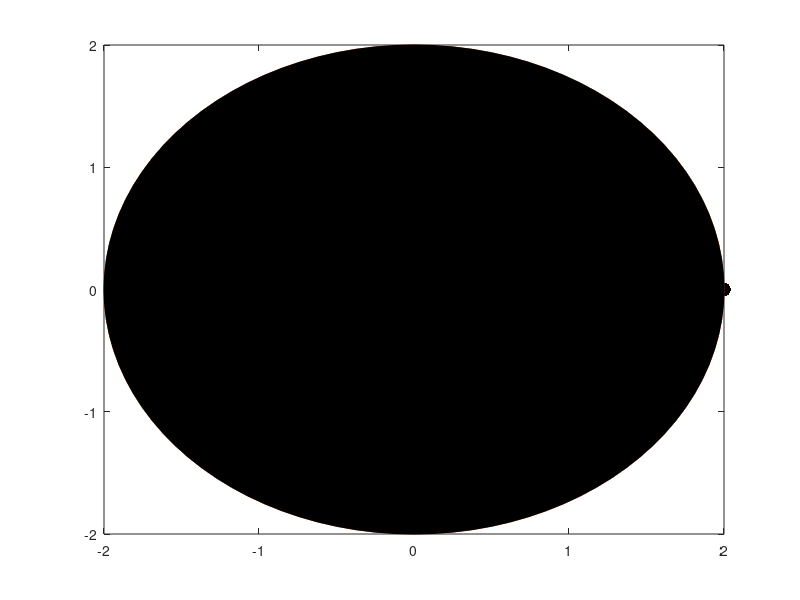

This figure's MATLAB source: (Note: this script raises an error after producing the figure.)
% Program for Inverse Kinematics on a 2 DOF Robotic Manipulator

% Input Start 

% Link Lengths
L1 = 1;
L2 = 1;

% Final End Effector Position
Final_x = 1;
Final_y = 0.5;

% Input End

% Desired End Effector Position Beyond Workspace Start

% Maximum Extened Arm Length
Arm_Radius = L1 + L2;

% Arm Length Differnece 
Arm_Diff = abs(L1 - L2);

% End Effector Distance from Origin
D = sqrt((Final_y*Final_y) + (Final_x*Final_x));

% Outer Workspace Boundary
if (D > Arm_Radius)
    Final_x = (Arm_Radius)*(Final_x)/(D);
    Final_y = (Arm_Radius)*(Final_y)/(D);
end

% Inner Workspace Boundary
if(D < Arm_Diff)
    Final_x = (Arm_Diff)*(Final_x)/(D);
    Final_y = (Arm_Diff)*(Final_y)/(D);
end

% Desired End Effector Position Beyond Workspace End

% Plotting the Workspace Start

Theta_Circle = 0:pi/50:2*pi;

% Plotting the Outer Workspace Boundaries
X_outer_WS = (Arm_Radius*cos(Theta_Circle));
Y_outer_WS = (Arm_Radius*sin(Theta_Circle));

% Plotting the Inner Workspace Boundaries
X_inner_WS = (Arm_Diff*cos(Theta_Circle));
Y_inner_WS = (Arm_Diff*sin(Theta_Circle));

% Plotting the Workspace End

% Inverse Kinematics Calculation Start

% End Effector State (R, Theta)
R = sqrt((Final_y*Final_y) + (Final_x*Final_x));
Theta = atan(Final_y/(Final_x + 0.000001));
% 0.000001 is added to avoid Undefined Cartesian Points

% Intermediate Angles
Beta = acos(((L1*L1) + (L2*L2) - (R*R))/(2*L1*L2));
Alpha = acos(((L1*L1) + (R*R) - (L2*L2))/(2*L1*R));

% 2nd Quadrant End Effector Position
if (Final_x < 0)

    Theta = Theta + pi;
    Beta = (-1)*Beta;
    Alpha = (-1)*Alpha;

end

% Final Joint Angles in Radians

% Elbow UP Configuration
Final_Angle_1 = (Theta + Alpha);
Final_Angle_2 = (Beta - pi);

% Elbow DOWN Configuration
% Final_Angle_1 = (Theta - Alpha);
% Final_Angle_2 = pi - Beta;

% Final Joint Angles in Degrees
Final_Angle_1 = Final_Angle_1*(180/pi);
Final_Angle_2 = Final_Angle_2*(180/pi);

% Inverse Kinematics Calculation End

% Angle with the Horizontal (Degrees)
A1 = linspace(0, (Final_Angle_1), 30);
A2 = linspace(0, (Final_Angle_2), 30);

% Forward Kinematics:

% Counter and Loop Initialization
counter = 1;

% Arrays that will stor End Effector Positions
X_Arr = [];
Y_Arr = [];

for i = 1 : length(A1)

    Theta_1 = A1(i);
    Theta_2 = A2(i);
    
    % Coordinates:

    % Initial points of Link 1
    X0 = 0;
    Y0 = 0;

    % Final points of Link 1 
    X1 = L1*cosd(Theta_1);
    Y1 = L1*sind(Theta_1);
    
    % Final points of Link 2
    X2 = X1 + L2*cosd(Theta_1 + Theta_2);
    Y2 = Y1 + L2*sind(Theta_1 + Theta_2);
    
    % Storing End Effector POsitions to Plot Trajectory
    X_Arr(i) = X2;
    Y_Arr(i) = Y2;

    % Storing Initial End Effector Coordinates for Plotting Trajectory
    if (counter == 1)
        
        Eef_X_init = X2;
        Eef_Y_init = Y2;

    end

    % Assigning the Parameters
    txt1 = ['T1 = ', num2str(Theta_1), ' Deg'];
    txt2 = ['T2 = ', num2str(Theta_2), ' Deg'];
    txtend = ['X2 = ', num2str(X2), ', ', 'Y2 = ', num2str(Y2)];

    % Plot
    plot([X0 X1], [Y0 Y1], 'k', [X1 X2], [Y1 Y2], 'k','linewidth', 3)

    hold on

    plot(X0, Y0, '.k', 'MarkerSize', 30)
    plot(X1, Y1, '.k', 'MarkerSize', 30)
    plot(X2, Y2, '.k', 'MarkerSize', 30)
    
    % Plots Trajectory
    plot(X_Arr, Y_Arr, '.k', 'MarkerSize', 5)

    plot(X_inner_WS, Y_inner_WS);
    plot(X_outer_WS, Y_outer_WS);

    % Plots Workspace
    fill([X_inner_WS flip(X_outer_WS)],[Y_inner_WS flip(Y_outer_WS)],'k')

    hold off
    
    % Increases Transparency of Workspace
    alpha(0.1)

    xlabel('X-Axis (m)')
    ylabel('Y-Axis (m)')
    title('Inverse Kinematics on a 2 DOF Robotic Manipulator');
    text(X0, Y0, txt1, 'VerticalAlignment', 'top')
    text(X1, Y1, txt2, 'VerticalAlignment', 'top')
    text(X2, Y2, txtend, 'HorizontalAlignment', 'left', 'VerticalAlignment', 'bottom')
    text(0.5*(X0 + X1), 0.5*(Y0 + Y1), '  Link 1')
    text(0.5*(X1 + X2), 0.5*(Y1 + Y2), '  Link 2')
    grid on

    axis([-3 3 -3 3])

    M(counter) = getframe(gcf);
    counter = counter + 1;
    
end
